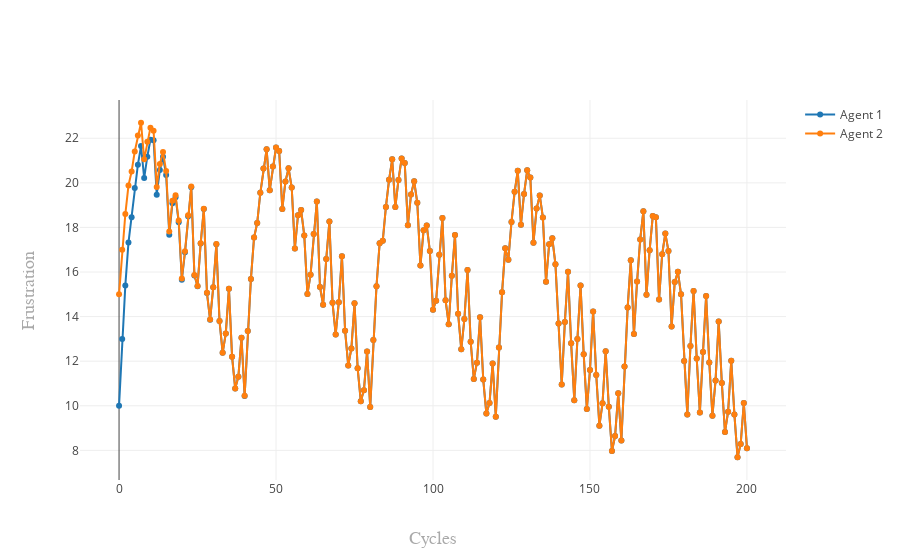

Notebook source saved alongside this figure:
### Code cell
my_workplace.plot_frustration()

### Figure 1 — Plotly figure (JSON) as saved in the notebook; plotly's stock layout.template omitted (floating-point values rounded to 4 significant figures; data arrays with more than 128 entries replaced by an {"elided": "..."} marker saying what was removed)
{"data": [{"mode": "lines+markers", "name": "Agent 1", "type": "scatter", "uid": "6ff0ba15-bfc7-4265-8f04-34632eda7596", "x": {"elided": "201 int values"}, "y": {"elided": "201 float values"}}, {"mode": "lines+markers", "name": "Agent 2", "type": "scatter", "uid": "9ddb0e57-81fe-4277-8733-cdd2cfe173ce", "x": {"elided": "201 int values"}, "y": {"elided": "201 float values"}}], "layout": {"xaxis": {"title": "Cycles", "titlefont": {"color": "darkgrey", "family": "Arial, sans-serif", "size": 18}}, "yaxis": {"title": "Frustration", "titlefont": {"color": "darkgrey", "family": "Arial, sans-serif", "size": 18}}}}
